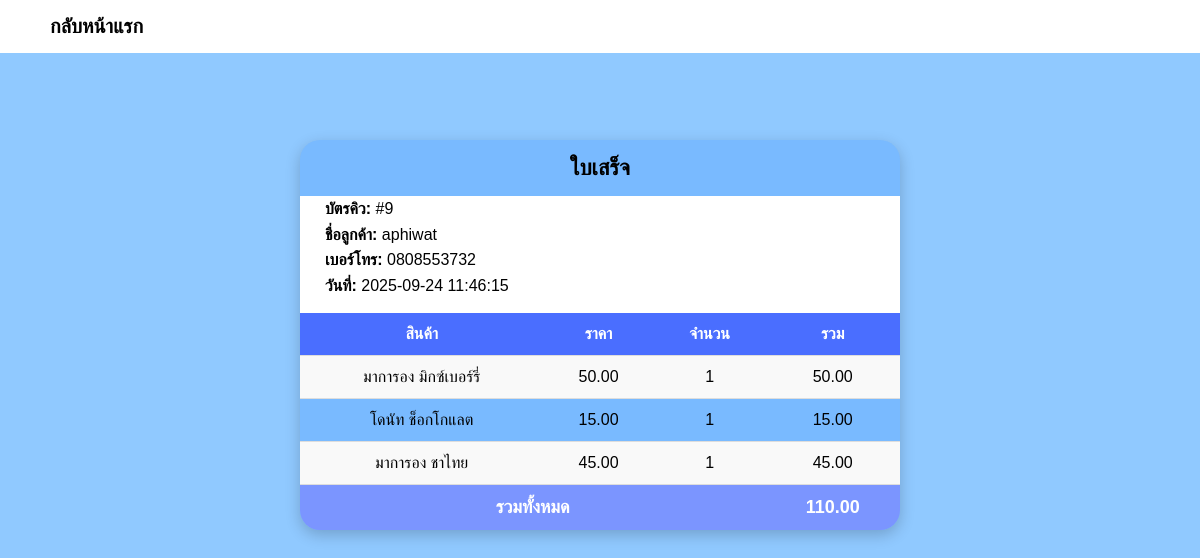
The page /receipt.php?id=9 on the database its author committed.
### tables this page shows
CREATE TABLE `orders` (
  `id` int(11) NOT NULL,
  `customer_name` varchar(100) DEFAULT NULL,
  `phone` varchar(20) DEFAULT NULL,
  `total` decimal(10,2) DEFAULT NULL,
  `created_at` timestamp NOT NULL DEFAULT current_timestamp()
);

CREATE TABLE `order_items` (
  `id` int(11) NOT NULL,
  `order_id` int(11) DEFAULT NULL,
  `product` varchar(100) DEFAULT NULL,
  `price` decimal(10,2) DEFAULT NULL,
  `quantity` int(11) DEFAULT NULL
);

### receipt.php (the view, shortened to what this page needs)
<?php
include 'db_connect.php';
$id = $_GET['id'];
$order = $conn->query("SELECT * FROM orders WHERE id=$id")->fetch_assoc();
$items = $conn->query("SELECT * FROM order_items WHERE order_id=$id");
?>
<!DOCTYPE html>
<html lang="th">
<head>
  <link rel="stylesheet" href="receipt.css">
</head>
<body>
<div class="back-link-bar">
  <a href="index.html" class="back-link">กลับหน้าแรก</a>
</div>
<div class="receipt">
  <div class="receipt-header">ใบเสร็จ</div>
  <div class="customer-info">
    <p><strong>บัตรคิว:</strong> #<?= $order['id'] ?></p>
    <p><strong>ชื่อลูกค้า:</strong> <?= $order['customer_name'] ?></p>
    <p><strong>เบอร์โทร:</strong> <?= $order['phone'] ?></p>
    <p><strong>วันที่:</strong> <?= $order['created_at'] ?></p>
  </div>
  <table>
    <tr>
      <th>สินค้า</th>
      <th>ราคา</th>
      <th>จำนวน</th>
      <th>รวม</th>
    </tr>
    <?php while($row = $items->fetch_assoc()): ?>
    <tr>
      <td><?= $row['product'] ?></td>
      <td><?= number_format($row['price'], 2) ?></td>
      <td><?= $row['quantity'] ?></td>
      <td><?= number_format($row['price'] * $row['quantity'], 2) ?></td>
    </tr>
    <?php endwhile; ?>
    <tr class="total-row">
      <td colspan="3">รวมทั้งหมด</td>
      <td><?= number_format($order['total'], 2) ?></td>
    </tr>
  </table>
</div>
</body>
</html>

### receipt.css (style rules this page uses)
* { margin: 0; padding: 0; box-sizing: border-box; }
body { font-family: "Prompt", sans-serif; background: #90c9ff; margin: 0; padding: 20px; display: flex; flex-direction: column; align-items: center; animation: fadeIn 1s ease-in-out; }
.back-link-bar { position: fixed; top: 0; left: 0; width: 100%; background: #ffffff; justify-content: flex-end; padding: 15px 50px; z-index: 1000; }
.back-link { color: #000; font-weight: bold; font-size: 20px; text-decoration: none; }
.receipt { background: rgb(121, 186, 255); width: 600px; border-radius: 20px; box-shadow: 0 5px 15px rgba(0,0,0,0.2); overflow: hidden; animation: popIn 0.8s ease-out; margin-top: 120px; }
.receipt-header { text-align: center; font-size: 22px; font-weight: bold; padding: 15px; }
.customer-info { background-color: #ffffff; padding: 0 25px 15px 25px; font-size: 16px; line-height: 1.6; }
table { width: 100%; border-collapse: collapse; font-size: 16px; animation: fadeUp 1.2s ease; }
th, td { padding: 12px; text-align: center; border-bottom: 1px solid #ddd; }
th { background: #4a6eff; color: white; }
tr:nth-child(even) td { background: #f9f9f9; }
.total-row td { background: #7b95ff; color: white; font-weight: bold; font-size: 18px; border: none; }

### rows shown on the page
orders: id "9", customer_name "aphiwat", phone "0808553732", created_at "2025-09-24 11:46:15", total "110.00"
order_items: product "มาการอง มิกซ์เบอร์รี่", price "50.00", quantity "1", $row['price']*$row['quantity'] "50.00"
order_items: product "โดนัท ช็อกโกแลต", price "15.00", quantity "1", $row['price']*$row['quantity'] "15.00"
order_items: product "มาการอง ชาไทย", price "45.00", quantity "1", $row['price']*$row['quantity'] "45.00"
